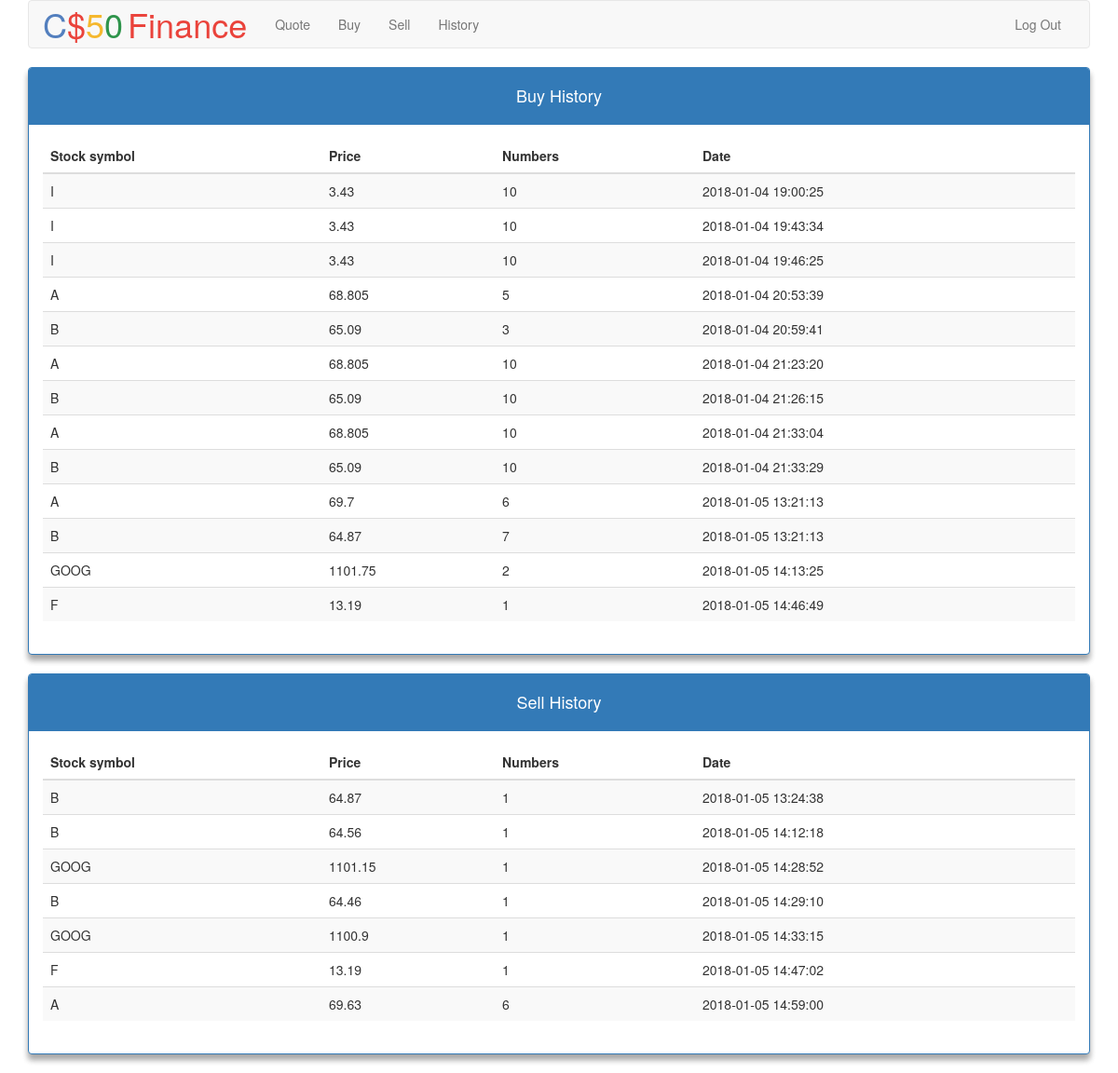
The page /history (signed in) on the database its author committed.
### tables this page shows
CREATE TABLE buy_history (buy_id INTEGER PRIMARY KEY AUTOINCREMENT UNIQUE NOT NULL, user_id INTEGER NOT NULL, stock_symbol TEXT NOT NULL, price FLOAT NOT NULL, number_share INTEGER,  date_time TEXT NOT NULL,  FOREIGN KEY(user_id) REFERENCES users(id));

CREATE TABLE sell_history ( buy_id INTEGER PRIMARY KEY AUTOINCREMENT UNIQUE NOT NULL, user_id INTEGER NOT NULL, stock_symbol TEXT NOT NULL, price FLOAT NOT NULL, number_share INTEGER, date_time TEXT NOT NULL, FOREIGN KEY(user_id) REFERENCES users(id));

### application.py (the view)
@app.route("/history")
@login_required
def history():
    user_id = session["user_id"]
    buy_history = db.execute("SELECT * FROM buy_history" +
                             " WHERE user_id=:user_id",
                             user_id=user_id)
    sell_history = db.execute("SELECT * FROM sell_history" +
                              " WHERE user_id=:user_id",
                              user_id=user_id)
    return render_template("history.html",
                           buy_history=buy_history,
                           sell_history=sell_history)

### helpers.py (called while the page is built)
def login_required(f):
    @wraps(f)
    def decorated_function(*args, **kwargs):
        if session.get("user_id") is None:
            return redirect("/login")
        return f(*args, **kwargs)
    return decorated_function

### templates/history.html (shortened to what this page needs)
{% extends "layout.html" %}
{% block main %}
    <div class="panel panel-primary">
        <div class="panel-heading">
            <h4>Buy History</h4>
        </div>
        <div class="panel-body">
            <table class="table table-striped">
                <thead>
                    <tr>
                        <th>Stock symbol</th>
                        <th>Price</th>
                        <th>Numbers</th>
                        <th>Date</th>
                    </tr>
                </thead>
                <tbody>
                    {% for row in buy_history %}
                    <tr>
                        <td>{{ row.stock_symbol }}</td>
                        <td>{{ row.price }}</td>
                        <td>{{ row.number_share }}</td>
                        <td>{{ row.date_time }}</td>
                    </tr>
                    {% endfor %}
                </tbody>
            </table>
        </div>
    </div>
    <div class="panel panel-primary">
        <div class="panel-heading">
            <h4>Sell History</h4>
        </div>
        <div class="panel-body">
            <table class="table table-striped">
                <thead>
                    <tr>
                        <th>Stock symbol</th>
                        <th>Price</th>
                        <th>Numbers</th>
                        <th>Date</th>
                    </tr>
                </thead>
                <tbody>
                    {% for row in sell_history %}
                    <tr>
                        <td>{{ row.stock_symbol }}</td>
                        <td>{{ row.price }}</td>
                        <td>{{ row.number_share }}</td>
                        <td>{{ row.date_time }}</td>
                    </tr>
                    {% endfor %}
                </tbody>
            </table>
        </div>
    </div>
{% endblock %}

### static/styles.css (style rules this page uses)
main td { text-align: left; }
.panel { box-shadow : 0 0.5vw 0.5vw 0 rgba(0, 0, 0, 0.2), 0 0.5vw 0.5vw 0 rgba(0, 0, 0, 0.19); }

### rows shown on the page
buy_history: stock_symbol "I", price "3.43", number_share "10", date_time "2018-01-04 19:00:25"
buy_history: stock_symbol "I", price "3.43", number_share "10", date_time "2018-01-04 19:43:34"
buy_history: stock_symbol "I", price "3.43", number_share "10", date_time "2018-01-04 19:46:25"
buy_history: stock_symbol "A", price "68.805", number_share "5", date_time "2018-01-04 20:53:39"
buy_history: stock_symbol "B", price "65.09", number_share "3", date_time "2018-01-04 20:59:41"
buy_history: stock_symbol "A", price "68.805", number_share "10", date_time "2018-01-04 21:23:20"
buy_history: stock_symbol "B", price "65.09", number_share "10", date_time "2018-01-04 21:26:15"
buy_history: stock_symbol "A", price "68.805", number_share "10", date_time "2018-01-04 21:33:04"
buy_history: stock_symbol "B", price "65.09", number_share "10", date_time "2018-01-04 21:33:29"
buy_history: stock_symbol "A", price "69.7", number_share "6", date_time "2018-01-05 13:21:13"
buy_history: stock_symbol "B", price "64.87", number_share "7", date_time "2018-01-05 13:21:13"
buy_history: stock_symbol "GOOG", price "1101.75", number_share "2", date_time "2018-01-05 14:13:25"
buy_history: stock_symbol "F", price "13.19", number_share "1", date_time "2018-01-05 14:46:49"
sell_history: stock_symbol "B", price "64.87", number_share "1", date_time "2018-01-05 13:24:38"
sell_history: stock_symbol "B", price "64.56", number_share "1", date_time "2018-01-05 14:12:18"
sell_history: stock_symbol "GOOG", price "1101.15", number_share "1", date_time "2018-01-05 14:28:52"
sell_history: stock_symbol "B", price "64.46", number_share "1", date_time "2018-01-05 14:29:10"
sell_history: stock_symbol "GOOG", price "1100.9", number_share "1", date_time "2018-01-05 14:33:15"
sell_history: stock_symbol "F", price "13.19", number_share "1", date_time "2018-01-05 14:47:02"
sell_history: stock_symbol "A", price "69.63", number_share "6", date_time "2018-01-05 14:59:00"
